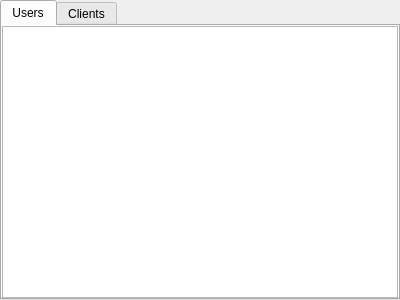
<?xml version="1.0" encoding="UTF-8"?>
<ui version="4.0">
 <class>CUserComponent</class>
 <widget class="QTabWidget" name="CUserComponent">
  <property name="geometry">
   <rect>
    <x>0</x>
    <y>0</y>
    <width>400</width>
    <height>300</height>
   </rect>
  </property>
  <property name="windowTitle">
   <string>TabWidget</string>
  </property>
  <property name="currentIndex">
   <number>0</number>
  </property>
  <widget class="QWidget" name="tb_AllUsers">
   <attribute name="title">
    <string>Users</string>
   </attribute>
   <layout class="QVBoxLayout" name="vl_AllUsers">
    <property name="spacing">
     <number>0</number>
    </property>
    <property name="leftMargin">
     <number>0</number>
    </property>
    <property name="topMargin">
     <number>0</number>
    </property>
    <property name="rightMargin">
     <number>0</number>
    </property>
    <property name="bottomMargin">
     <number>0</number>
    </property>
    <item>
     <widget class="BlackGui::CUserView" name="tvp_AllUsers">
      <attribute name="verticalHeaderVisible">
       <bool>false</bool>
      </attribute>
     </widget>
    </item>
   </layout>
  </widget>
  <widget class="QWidget" name="tb_Clients">
   <attribute name="title">
    <string>Clients</string>
   </attribute>
   <layout class="QVBoxLayout" name="vl_Clients">
    <property name="spacing">
     <number>0</number>
    </property>
    <property name="leftMargin">
     <number>0</number>
    </property>
    <property name="topMargin">
     <number>0</number>
    </property>
    <property name="rightMargin">
     <number>0</number>
    </property>
    <property name="bottomMargin">
     <number>0</number>
    </property>
    <item>
     <widget class="BlackGui::CClientView" name="tvp_Clients">
      <attribute name="verticalHeaderVisible">
       <bool>false</bool>
      </attribute>
     </widget>
    </item>
   </layout>
  </widget>
 </widget>
 <customwidgets>
  <customwidget>
   <class>BlackGui::CUserView</class>
   <extends>QTableView</extends>
   <header>blackgui/userview.h</header>
  </customwidget>
  <customwidget>
   <class>BlackGui::CClientView</class>
   <extends>QTableView</extends>
   <header>blackgui/clientview.h</header>
  </customwidget>
 </customwidgets>
 <resources/>
 <connections/>
</ui>
